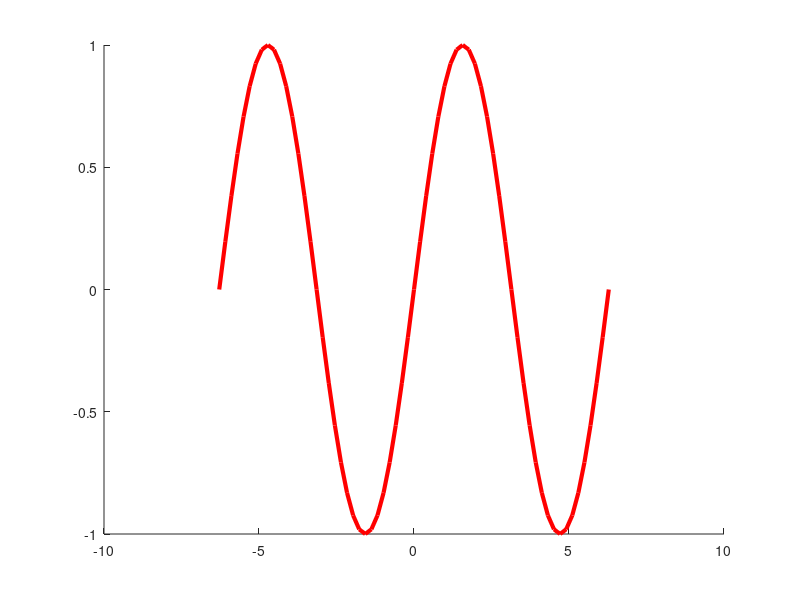

The MATLAB source for this figure:
hFig = figure(...
    'NumberTitle', 'off',...
    'Name', 'Example',...
    'Position', [680 558/2 500 500], ...
    'Color', 'white');
x = -2*pi:pi/16:2*pi;
y_cos = cos(x);
y_sin = sin(x);
hLineSize = line(...
    'XData', x,...
    'YData', y_sin,...
    'LineWidth', 3,... ...
    'Color', 'red');
